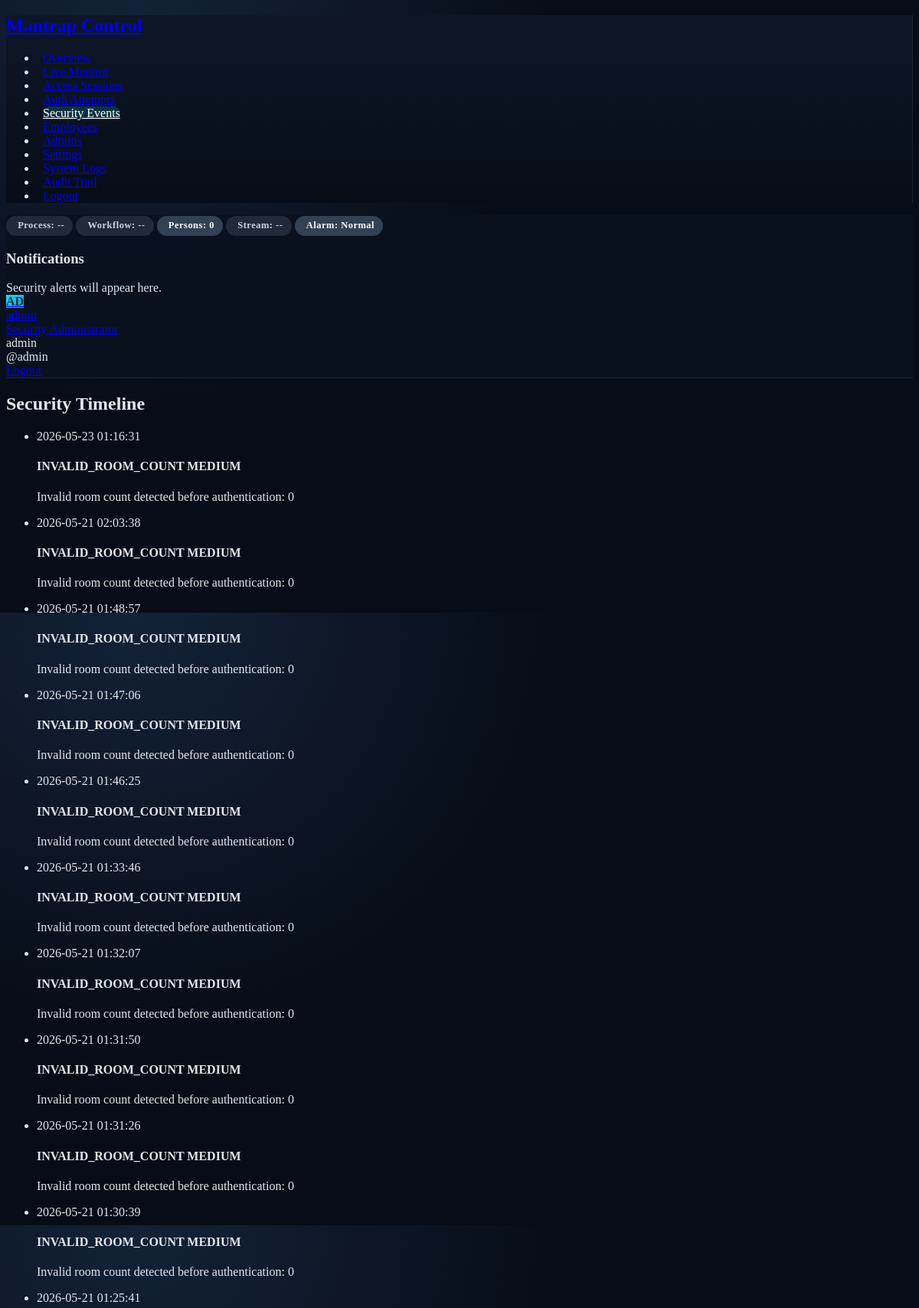
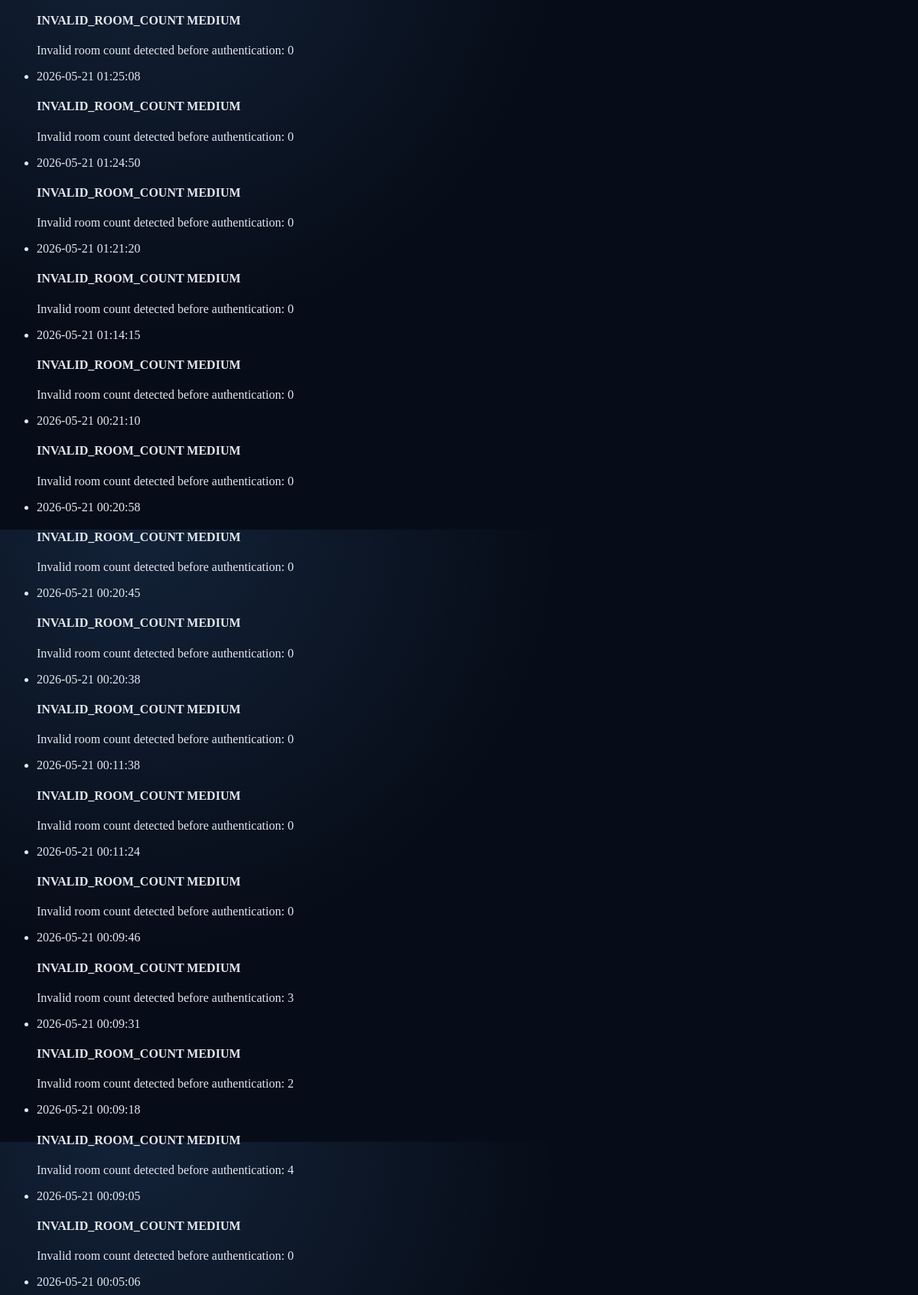
Screenshot of /security-events/timeline (signed in, upper part) with the database file from the repository (2 pictures, top to bottom).
### tables this page shows
CREATE TABLE SecurityEvent (
            SecurityEventID INTEGER PRIMARY KEY AUTOINCREMENT,
            AccessSessionID INTEGER,
            EmployeeID INTEGER,
            EventType TEXT NOT NULL,
            Severity TEXT NOT NULL,
            DetectedPersonsCount INTEGER,
            Description TEXT,
            IsResolved INTEGER NOT NULL DEFAULT 0,
            ResolvedByAdminUserID INTEGER,
            ResolvedDate TEXT,
            CreationDate TEXT NOT NULL DEFAULT CURRENT_TIMESTAMP,
            LastUpdatedDate TEXT,

            FOREIGN KEY (AccessSessionID) REFERENCES AccessSession(AccessSessionID),
            FOREIGN KEY (EmployeeID) REFERENCES Employee(EmployeeID),
            FOREIGN KEY (ResolvedByAdminUserID) REFERENCES AdminUser(AdminUserID)
        );

### web_dashboard/routes/security_routes.py (the view)
@security_bp.route("/timeline")
@login_required
def timeline():
    result = security_service.list_security_events(page=1, per_page=100)
    return render_template("security/timeline.html", events=result["items"])

### database/database_manager.py (called while the page is built)
def get_connection():
    connection = sqlite3.connect(DATABASE_PATH)
    connection.row_factory = sqlite3.Row
    connection.execute("PRAGMA foreign_keys = ON;")
    return connection

def row_to_dict(row):
    if row is None:
        return None
    return dict(row)

def rows_to_list(rows):
    return [dict(row) for row in rows]

def execute_query(query, params=()):
    try:
        with get_connection() as connection:
            cursor = connection.execute(query, params)
            rows = cursor.fetchall()
            return rows_to_list(rows)
    except Exception as error:
        print(f"[DATABASE] Query error: {error}", flush=True)
        return []

def execute_query_one(query, params=()):
    try:
        with get_connection() as connection:
            cursor = connection.execute(query, params)
            row = cursor.fetchone()
            return row_to_dict(row)
    except Exception as error:
        print(f"[DATABASE] Query one error: {error}", flush=True)
        return None

### web_dashboard/services/admin_service.py (called while the page is built)
def is_super_admin(admin_id):
    return admin_id is not None

### web_dashboard/services/security_service.py (called while the page is built)
def list_security_events(page=1, per_page=25, severity=None, event_type=None,
                         resolved=None, search_text=None):
    search_text = sanitize_search_text(search_text)
    rows = get_security_events_paginated(
        page=page,
        limit=per_page,
        severity=severity,
        event_type=event_type,
        resolved=resolved,
        search_text=search_text,
    )
    total = count_security_events(
        severity=severity,
        event_type=event_type,
        resolved=resolved,
        search_text=search_text,
    )
    return {
        "items": rows,
        "pagination": build_pagination(page, total, per_page),
    }

### web_dashboard/utils/pagination.py (called while the page is built)
def build_pagination(page, total_items, per_page):
    total_pages = max(1, (total_items + per_page - 1) // per_page)
    page = max(1, min(page, total_pages))
    return {
        "page": page,
        "per_page": per_page,
        "total_items": total_items,
        "total_pages": total_pages,
        "has_prev": page > 1,
        "has_next": page < total_pages,
        "prev_page": page - 1 if page > 1 else None,
        "next_page": page + 1 if page < total_pages else None,
    }

### web_dashboard/utils/validators.py (called while the page is built)
def sanitize_search_text(search_text):
    if not search_text:
        return None
    cleaned = search_text.strip()
    if not cleaned:
        return None
    return cleaned[:100]

### web_dashboard/templates/security/timeline.html (shortened to what this page needs)
{% extends "layouts/base.html" %}
{% block content %}
{% set title = "Security Timeline" %}{% include "layouts/partials/_page_header.html" %}
<ul class="timeline">
{% for event in events %}
<li class="timeline-event">
    <div class="card timeline-event-card">
        <div class="card-body">
            <div class="text-secondary small">{{ event.CreationDate }}</div>
            <h4>{{ event.EventType }} <span class="badge {{ event.Severity|badge_class }}">{{ event.Severity }}</span></h4>
            <p>{{ event.Description or 'No description.' }}</p>
        </div>
    </div>
</li>
{% else %}<li class="text-secondary">No events in timeline.</li>{% endfor %}
</ul>
{% endblock %}

### web_dashboard/static/css/dashboard.css (style rules this page uses)
:root { --mantrap-bg: #070d18; --mantrap-card: #101a2d; --mantrap-card-hover: #152238; --mantrap-border: rgba(148, 163, 184, 0.14); --mantrap-accent: #22d3ee; --mantrap-accent-soft: rgba(34, 211, 238, 0.16); --mantrap-success: #10b981; --mantrap-danger: #ef4444; --mantrap-warning: #f59e0b; }
body { background: radial-gradient(circle at 15% 0%, #132238 0%, var(--mantrap-bg) 42%); color: #e2e8f0; }
.card, .stat-card, .metric-card, .status-card, .chart-card, { background: var(--mantrap-card); border: 1px solid var(--mantrap-border); box-shadow: 0 12px 30px rgba(0, 0, 0, 0.22); }

### rows the page displays
SecurityEvent: CreationDate "2026-05-23 01:16:31", EventType "INVALID_ROOM_COUNT", Severity "MEDIUM", Description "Invalid room count detected before authentication: 0"
SecurityEvent: CreationDate "2026-05-21 02:03:38", EventType "INVALID_ROOM_COUNT", Severity "MEDIUM", Description "Invalid room count detected before authentication: 0"
SecurityEvent: CreationDate "2026-05-21 01:48:57", EventType "INVALID_ROOM_COUNT", Severity "MEDIUM", Description "Invalid room count detected before authentication: 0"
SecurityEvent: CreationDate "2026-05-21 01:47:06", EventType "INVALID_ROOM_COUNT", Severity "MEDIUM", Description "Invalid room count detected before authentication: 0"
SecurityEvent: CreationDate "2026-05-21 01:46:25", EventType "INVALID_ROOM_COUNT", Severity "MEDIUM", Description "Invalid room count detected before authentication: 0"
SecurityEvent: CreationDate "2026-05-21 01:33:46", EventType "INVALID_ROOM_COUNT", Severity "MEDIUM", Description "Invalid room count detected before authentication: 0"
SecurityEvent: CreationDate "2026-05-21 01:32:07", EventType "INVALID_ROOM_COUNT", Severity "MEDIUM", Description "Invalid room count detected before authentication: 0"
SecurityEvent: CreationDate "2026-05-21 01:31:50", EventType "INVALID_ROOM_COUNT", Severity "MEDIUM", Description "Invalid room count detected before authentication: 0"
SecurityEvent: CreationDate "2026-05-21 01:31:26", EventType "INVALID_ROOM_COUNT", Severity "MEDIUM", Description "Invalid room count detected before authentication: 0"
SecurityEvent: CreationDate "2026-05-21 01:30:39", EventType "INVALID_ROOM_COUNT", Severity "MEDIUM", Description "Invalid room count detected before authentication: 0"
SecurityEvent: CreationDate "2026-05-21 01:25:41", EventType "INVALID_ROOM_COUNT", Severity "MEDIUM", Description "Invalid room count detected before authentication: 0"
SecurityEvent: CreationDate "2026-05-21 01:25:08", EventType "INVALID_ROOM_COUNT", Severity "MEDIUM", Description "Invalid room count detected before authentication: 0"
SecurityEvent: CreationDate "2026-05-21 01:24:50", EventType "INVALID_ROOM_COUNT", Severity "MEDIUM", Description "Invalid room count detected before authentication: 0"
SecurityEvent: CreationDate "2026-05-21 01:21:20", EventType "INVALID_ROOM_COUNT", Severity "MEDIUM", Description "Invalid room count detected before authentication: 0"
SecurityEvent: CreationDate "2026-05-21 01:14:15", EventType "INVALID_ROOM_COUNT", Severity "MEDIUM", Description "Invalid room count detected before authentication: 0"
SecurityEvent: CreationDate "2026-05-21 00:21:10", EventType "INVALID_ROOM_COUNT", Severity "MEDIUM", Description "Invalid room count detected before authentication: 0"
SecurityEvent: CreationDate "2026-05-21 00:20:58", EventType "INVALID_ROOM_COUNT", Severity "MEDIUM", Description "Invalid room count detected before authentication: 0"
SecurityEvent: CreationDate "2026-05-21 00:20:45", EventType "INVALID_ROOM_COUNT", Severity "MEDIUM", Description "Invalid room count detected before authentication: 0"
SecurityEvent: CreationDate "2026-05-21 00:20:38", EventType "INVALID_ROOM_COUNT", Severity "MEDIUM", Description "Invalid room count detected before authentication: 0"
SecurityEvent: CreationDate "2026-05-21 00:11:38", EventType "INVALID_ROOM_COUNT", Severity "MEDIUM", Description "Invalid room count detected before authentication: 0"
SecurityEvent: CreationDate "2026-05-21 00:11:24", EventType "INVALID_ROOM_COUNT", Severity "MEDIUM", Description "Invalid room count detected before authentication: 0"
SecurityEvent: CreationDate "2026-05-21 00:09:46", EventType "INVALID_ROOM_COUNT", Severity "MEDIUM", Description "Invalid room count detected before authentication: 3"
SecurityEvent: CreationDate "2026-05-21 00:09:31", EventType "INVALID_ROOM_COUNT", Severity "MEDIUM", Description "Invalid room count detected before authentication: 2"
SecurityEvent: CreationDate "2026-05-21 00:09:18", EventType "INVALID_ROOM_COUNT", Severity "MEDIUM", Description "Invalid room count detected before authentication: 4"
SecurityEvent: CreationDate "2026-05-21 00:09:05", EventType "INVALID_ROOM_COUNT", Severity "MEDIUM", Description "Invalid room count detected before authentication: 0"
SecurityEvent: CreationDate "2026-05-21 00:05:06"

### other values shown
{{ admin_profile().initials }} "AD"
{{ admin_profile().display_name }} "admin"
{{ admin_profile().username }} "admin"
{{ title }} "Security Timeline"
